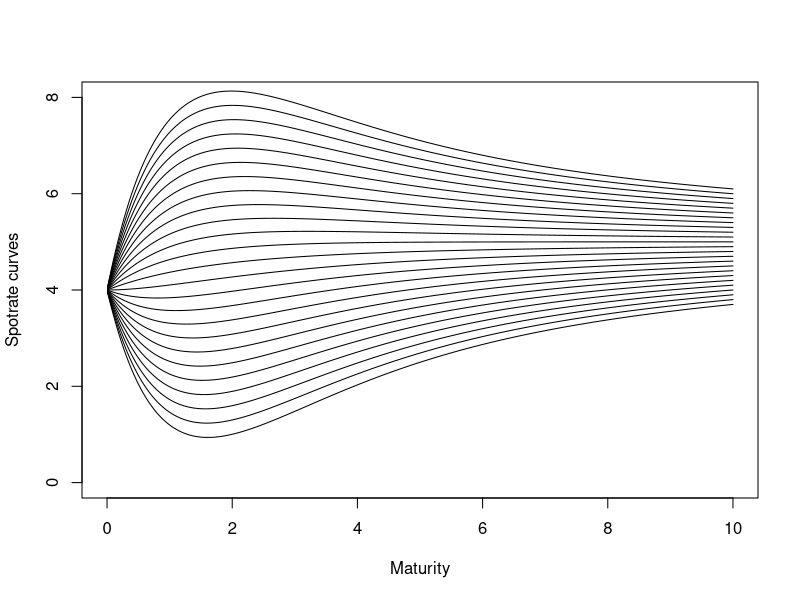
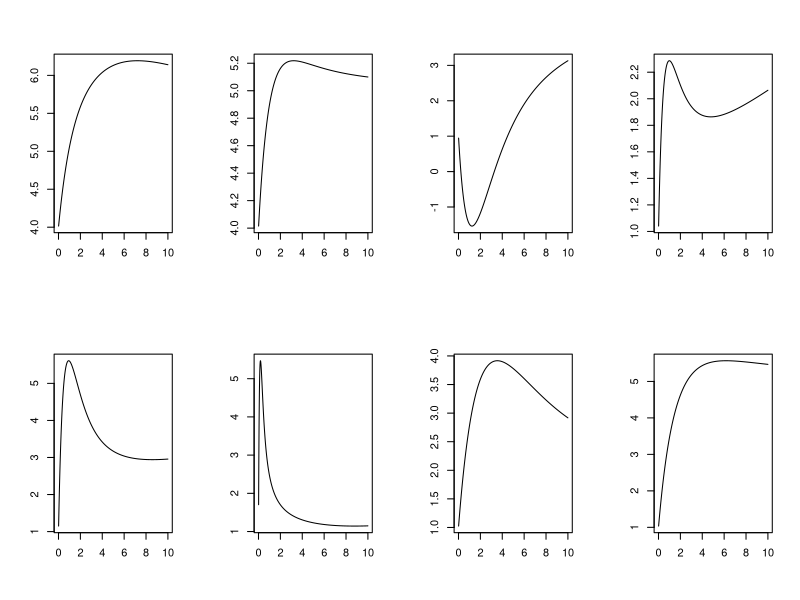

These charts were generated, in order, by the following R code:
beta_1 <- 1             # parameters
tau_1 <- 1
beta_2 <- 1
beta_0 <- 1

#par(lwd=2)

m <- seq(0,10,0.01)

# beta_1
#plot(m,beta_1*exp(-m/tau_1),type="l",col=1,
#     xlab="Time to maturity",
#     ylab="Model curves",ylim=c(0,2.1),lty=4)

# beta_2
#lines(m,beta_2*(m/tau_1)*exp(-m/tau_1),lty=2,col=2)

# forward rate curve
#lines(m,beta_0+beta_1*exp(-m/tau_1)+beta_2*(m/tau_1)*exp(-m/tau_1),col=3)

#abline(h=1,lty=3,col=4)

#legend("topright",legend=c(expression(beta[1]*exp(-m/tau[1])),
#       expression(beta[2]*(m/tau[1])*exp(-m/tau[1])),
#       expression(beta[0]),
#       expression(f(m,b))),
#       lty=c(4,2,3,1), col=c(1,2,4,3))


nelson <- function(m,b){ b[1]+ b[2]*((1-exp(-m/b[4]))/(m/b[4]))+ b[3]*(((1-exp(-m/b[4]))/(m/b[4]))-exp(-m/b[4]))}

b <- cbind(5,-1,-12:12,1)


plot(m, nelson(m,b[1,]), ylim=c(0,8),type="l", xlab="Maturity", ylab="Spotrate curves")
for(i in 2:nrow(b)) lines(m,nelson(m,b[i,]))

svensson <-
  function(beta, m) {
  (beta[1] + beta[2] * ((1 - exp(-m/beta[4]))/(m/beta[4])) +
  beta[3] * (((1 - exp(-m/beta[4]))/(m/beta[4])) - exp(-m/beta[4])) +
  beta[5] * (((1 - exp(-m/beta[6]))/(m/beta[6])) - exp(-m/beta[6])))}




#for(i in 2:nrow(b)) lines(m,svensson(b[i,],m))

par(mfrow=c(2,4))

b <- cbind(5,-1,1,1,4,4:0,1)

plot(m, svensson(b[1,],m),type="l",xlab="",ylab="")

plot(m,svensson(c(5,-1,1,1,1,1,10),m), type="l", xlab="",ylab="")

plot(m,svensson(c(5,-4,-15,1,0.1,6,4),m), type="l",xlab="",ylab="")

#plot(m,svensson(c(5,-4,-1,10,4,0.5,7),m), type="l")
plot(m,svensson(c(5,-4,-1,15,4,0.5,4),m), type="l",xlab="",ylab="")

plot(m,svensson(c(5,-4,-1,10,15,0.5,1),m), type="l",xlab="",ylab="")

plot(m,svensson(c(5,-4,-5,15,15,0.1,1),m), type="l",xlab="",ylab="")

plot(m,svensson(c(5,-4,-5,15,10,2,10),m), type="l",xlab="",ylab="")

plot(m,svensson(c(5,-4,1 ,1,4,2,1),m), type="l",xlab="",ylab="")

